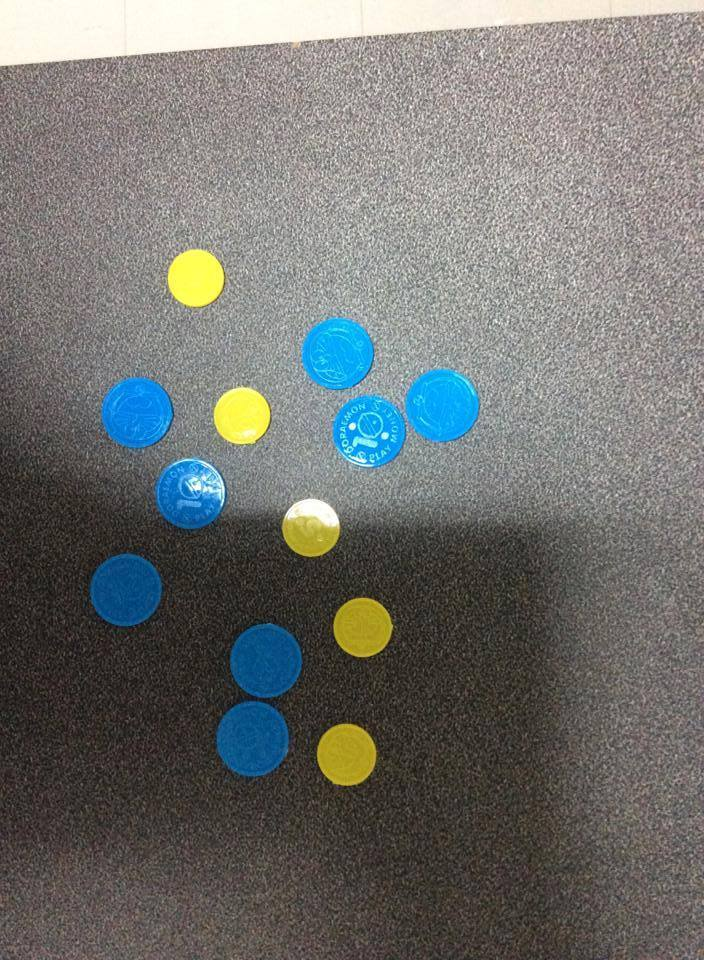
#> input picture Assignment2/CoinCounting/coin1.jpg, 704 x 960 px, found by its file name; its folder holds 4 pictures in this run
$ python Counting_coin.py
#> lines starting #> are read from the running program, lines starting #| are printed output that depends on the picture; after the words box and inside, x2 and y2 are one past the last pixel; in counts of white or black regions, pixels touching at a corner belong together
import cv2 as cv
import numpy as np

def click_event(event, x, y, flags, params,img):

    # checking for left mouse clicks
    if event == cv.EVENT_LBUTTONDOWN:

        # displaying the coordinates
        # on the Shell
        print(x, ' ', y)

        # displaying the coordinates
        # on the image window
        font = cv.FONT_HERSHEY_SIMPLEX
        cv.putText(img, str(x) + ',' +
                    str(y), (x,y), font,
                    1, (255, 0, 0), 2)
        cv.imshow('image', img)

    # checking for right mouse clicks
    if event==cv.EVENT_RBUTTONDOWN:

        # displaying the coordinates
        # on the Shell
        print(x, ' ', y)

        # displaying the coordinates
        # on the image window
        font = cv.FONT_HERSHEY_SIMPLEX
        b = img[y, x, 0]
        g = img[y, x, 1]
        r = img[y, x, 2]
        cv.putText(img, str(b) + ',' +
                    str(g) + ',' + str(r),
                    (x,y), font, 1,
                    (255, 255, 0), 2)
        cv.imshow('image', img)

def remove_non_unifrom_illumination(im,x):
    im_gray = cv.cvtColor(im, cv.COLOR_BGR2GRAY)
    background = cv.GaussianBlur(im_gray, (51, 51), 0)#cv.medianBlur(im_gray,11)
    background = np.clip(background, 1, 255)
    background_color = cv.merge([background] * 3)
    norm_im = (im / background_color) * x
    norm_im = np.clip(norm_im, 0, 255).astype(np.uint8)
    return norm_im

def counting_Bluecoin(filename):
    im =cv.imread(filename)
    target_size = (600,600)
    im = cv.resize(im,target_size)

    kernel_erodeI = np.ones((12,4),np.uint8)
    kernel_erodeL = np.ones((1,6),np.uint8)
    kernel_dilation = np.ones((20,1),np.uint8)

    norm_img = remove_non_unifrom_illumination(im,150)
    norm_img = cv.GaussianBlur(norm_img, (5, 5), 0)


    norm_img = cv.erode(norm_img,kernel_erodeI,iterations = 2)
    norm_img = cv.erode(norm_img,kernel_erodeL,iterations = 3)
    #norm_img = cv.dilate(norm_img,kernel_dilation,iterations = 1)

    mask_b = cv.inRange(norm_img,(165,90,0),(255,255,180))
    #mask_b = cv.dilate(mask_b,(10,1),iterations = 1)
    kernel_erode = np.ones((5,5),np.uint8)

    kernel1 = np.ones((5,5),np.uint8)

    #kernel2 = np.ones((15,15),np.uint8)

    mask_b = cv.morphologyEx(mask_b, cv.MORPH_OPEN, kernel1)
    #mask_b = cv.morphologyEx(mask_b, cv.MORPH_CLOSE, kernel2)
    #mask_b = cv.morphologyEx(mask_b, cv.MORPH_OPEN, kernel)
    #cv.setMouseCallback('image', click_event(norm_img))
    contours_blue, hierarchy_blue = cv.findContours(mask_b, cv.RETR_TREE, cv.CHAIN_APPROX_NONE)

    #yellow = len(contours_yellow)
    blue = len(contours_blue)
    cv.imshow("pic",im)
    cv.imshow("norm_img",norm_img)
    #cv.imshow("erode_img",erode_img)
    #cv.imshow("dilation_img",dilation_img)
    cv.imshow("mask_blue",mask_b)
    #cv.imshow("b",b)


    return blue

def counting_Yellowcoin(filename):
    im =cv.imread(filename)
    target_size = (600,600)
    im = cv.resize(im,target_size)

    #kernel_erodeI = np.ones((12,4),np.uint8)
    #kernel_erodeL = np.ones((1,6),np.uint8)
    #kernel_dilation = np.ones((20,1),np.uint8)

    norm_img = remove_non_unifrom_illumination(im,255)
    norm_img = cv.GaussianBlur(norm_img, (5, 5), 0)

    #norm_img = cv.erode(norm_img,kernel_erodeI,iterations = 1)
    #norm_img = cv.erode(norm_img,kernel_erodeL,iterations = 1)
    #norm_img = cv.dilate(norm_img,kernel_dilation,iterations = 1)

    mask_y = cv.inRange(norm_img,(30,240,240),(150,255,255))
    mask_y = cv.dilate(mask_y,(10,10),iterations = 1)
    kernel_erode = np.ones((5,5),np.uint8)

    kernel1 = np.ones((5,5),np.uint8)

    kernel2 = np.ones((10,10),np.uint8)

    mask_y = cv.morphologyEx(mask_y, cv.MORPH_OPEN, kernel1)
    #mask_y = cv.morphologyEx(mask_y, cv.MORPH_CLOSE, kernel2)
    #mask_b = cv.morphologyEx(mask_b, cv.MORPH_OPEN, kernel)
    #cv.setMouseCallback('image', click_event(norm_img))
    #try mode cv2.RETR_EXTERNAL and cv2.RETR_TREE
    contours_yellow, hierarchy_yellow = cv.findContours(mask_y, cv.RETR_EXTERNAL, cv.CHAIN_APPROX_NONE)

    #yellow = len(contours_yellow)
    yellow = len(contours_yellow)
    cv.imshow("norm_imgyellow",norm_img)
    #cv.imshow("erode_img",erode_img)
    #cv.imshow("dilation_img",dilation_img)
    cv.imshow("mask_y",mask_y)
    #cv.imshow("b",b)

    return yellow


anwser_blue = [8,3,4,4,7,5,3,5,6,2]
anwser_yellow = [5,6,2,2,1,3,4,5,2,4]

for i in range (1,11):
    filename = 'H:\Com vision\Assignment2\CoinCounting\coin'+str(i)+'.jpg'
    Bluecoin = counting_Bluecoin(filename)
#> in counting_Bluecoin, im is the input picture: shape (960, 704, 3); mean B, G, R 111.6, 114.4, 113.4
#> in remove_non_unifrom_illumination, `background = cv.GaussianBlur(im_gray, (51, 51), 0)#cv.medianBlur(im_gr..`:
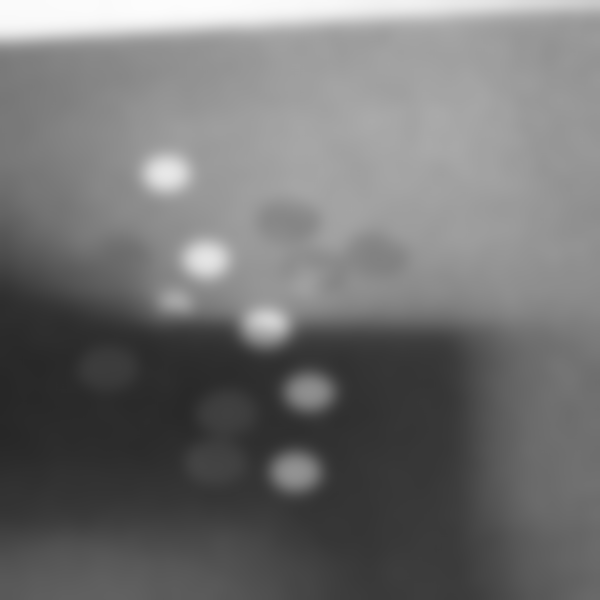
#> background: shape (600, 600); min 39, max 253, mean 113.7
#> in remove_non_unifrom_illumination, `norm_im = (im / background_color) * x`:
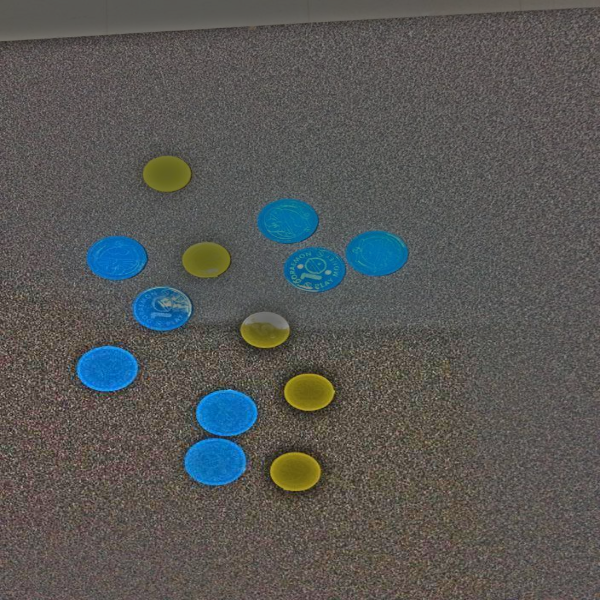
#> norm_im: shape (600, 600, 3) float64; mean B, G, R 146.4, 149.9, 149.5; drawn with min black and max white
#> in remove_non_unifrom_illumination, `norm_im = np.clip(norm_im, 0, 255).astype(np.uint8)`:
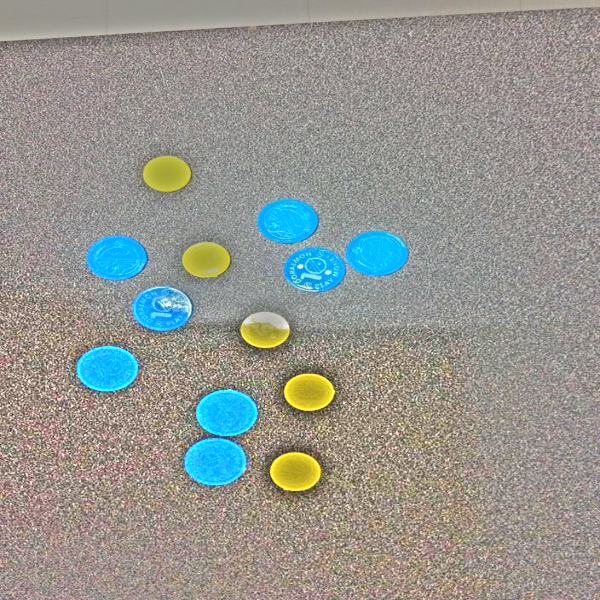
#> norm_im: shape (600, 600, 3); mean B, G, R 143.9, 149.5, 149
#> in counting_Bluecoin, `norm_img = cv.erode(norm_img,kernel_erodeL,iterations = 3)`:
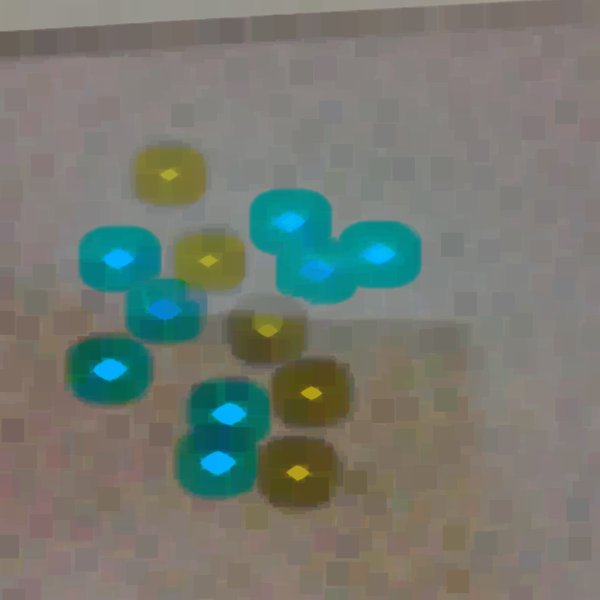
#> norm_img: shape (600, 600, 3); mean B, G, R 113.5, 121.7, 116.5
#> in counting_Bluecoin, `mask_b = cv.inRange(norm_img,(165,90,0),(255,255,180))`:
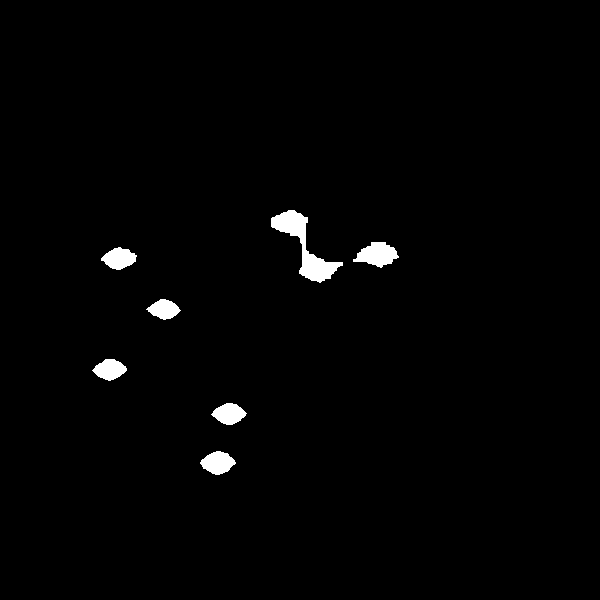
#> mask_b: shape (600, 600); 1.4% white; 7 white regions, largest, box (x1, y1, x2, y2) and area: (271, 210, 343, 283) 1574, (353, 242, 399, 268) 735, (200, 451, 236, 475) 572
#> in counting_Bluecoin, `mask_b = cv.morphologyEx(mask_b, cv.MORPH_OPEN, kernel1)`: mask_b: shape (600, 600); 1.3% white; 8 white regions
#> in counting_Bluecoin, `contours_blue, hierarchy_blue = cv.findContours(mask_b, cv.RETR_TREE, ..`: contours_blue = 8 contours; box (x1, y1, x2, y2) and area: (300, 250, 340, 282) 718, (271, 210, 308, 244) 700, (357, 242, 397, 267) 661, (201, 451, 235, 475) 528, (103, 248, 136, 270) 490, (213, 403, 245, 425) 472, (94, 359, 126, 380) 458, (148, 299, 179, 319) 414
#> in counting_Bluecoin, `blue = len(contours_blue)`: blue = 8
#> Bluecoin = 8
    Yellowcoin = counting_Yellowcoin(filename)
#> in counting_Yellowcoin, `norm_img = cv.GaussianBlur(norm_img, (5, 5), 0)`:
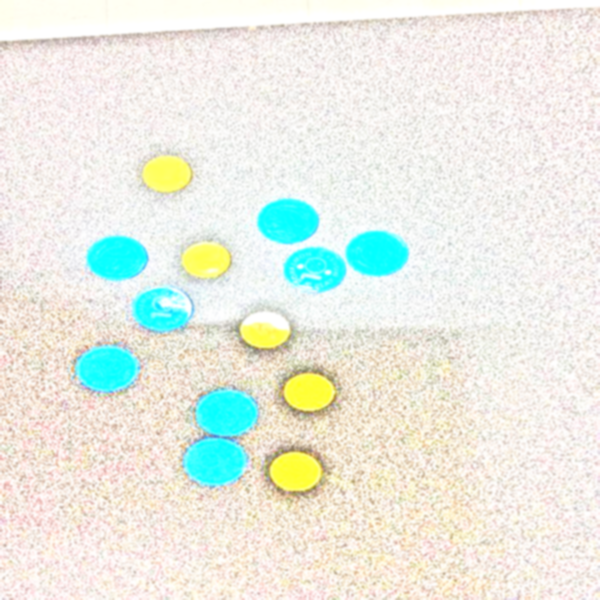
#> norm_img: shape (600, 600, 3); mean B, G, R 227.7, 237.4, 233.1
#> in counting_Yellowcoin, `mask_y = cv.inRange(norm_img,(30,240,240),(150,255,255))`: mask_y: shape (600, 600); 1.7% white; 5 white regions, box (x1, y1, x2, y2) and area: (271, 453, 320, 490) 1442, (285, 374, 334, 410) 1356, (143, 157, 190, 192) 1266, (182, 245, 229, 277) 1121, (241, 324, 289, 347) 777
#> in counting_Yellowcoin, `mask_y = cv.dilate(mask_y,(10,10),iterations = 1)`:
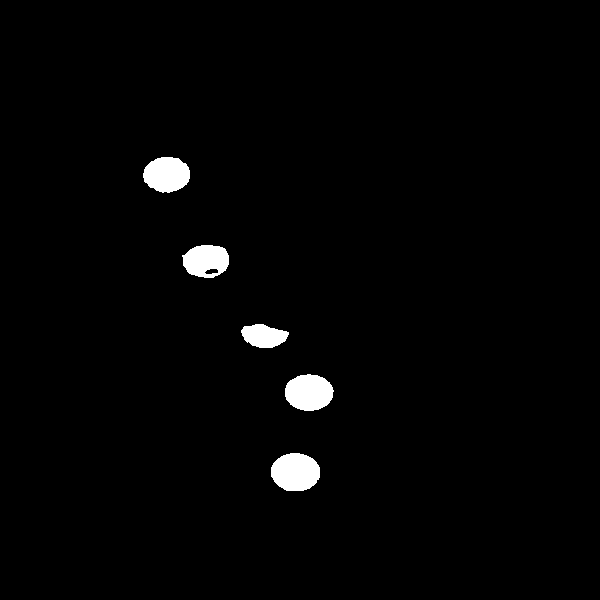
#> mask_y: shape (600, 600); 1.7% white; 5 white regions, box (x1, y1, x2, y2) and area: (271, 453, 320, 491) 1492, (285, 374, 334, 411) 1406, (143, 157, 190, 193) 1313, (182, 245, 229, 278) 1182, (241, 324, 289, 348) 825
#> in counting_Yellowcoin, `mask_y = cv.morphologyEx(mask_y, cv.MORPH_OPEN, kernel1)`: mask_y: shape (600, 600); 1.7% white; 5 white regions
#> in counting_Yellowcoin, `contours_yellow, hierarchy_yellow = cv.findContours(mask_y, cv.RETR_EX..`: contours_yellow = 5 contours; box (x1, y1, x2, y2) and area: (271, 453, 320, 491) 1429, (285, 375, 333, 411) 1338, (143, 157, 190, 192) 1248, (183, 245, 229, 277) 1060, (242, 324, 288, 348) 764
#> in counting_Yellowcoin, `yellow = len(contours_yellow)`: yellow = 5
#> Yellowcoin = 5

    if Bluecoin == anwser_blue[i-1]:
        print("Blue coin Count :",Bluecoin , "ANS :", anwser_blue[i-1] ,"Yellow coin Count :",Yellowcoin , "ANS :", anwser_yellow[i-1] )
#| Blue coin Count : 8 ANS : 8 Yellow coin Count : 5 ANS : 5

    cv.waitKey()
#> pass 2 of the loop `for i in range (1,11):`:
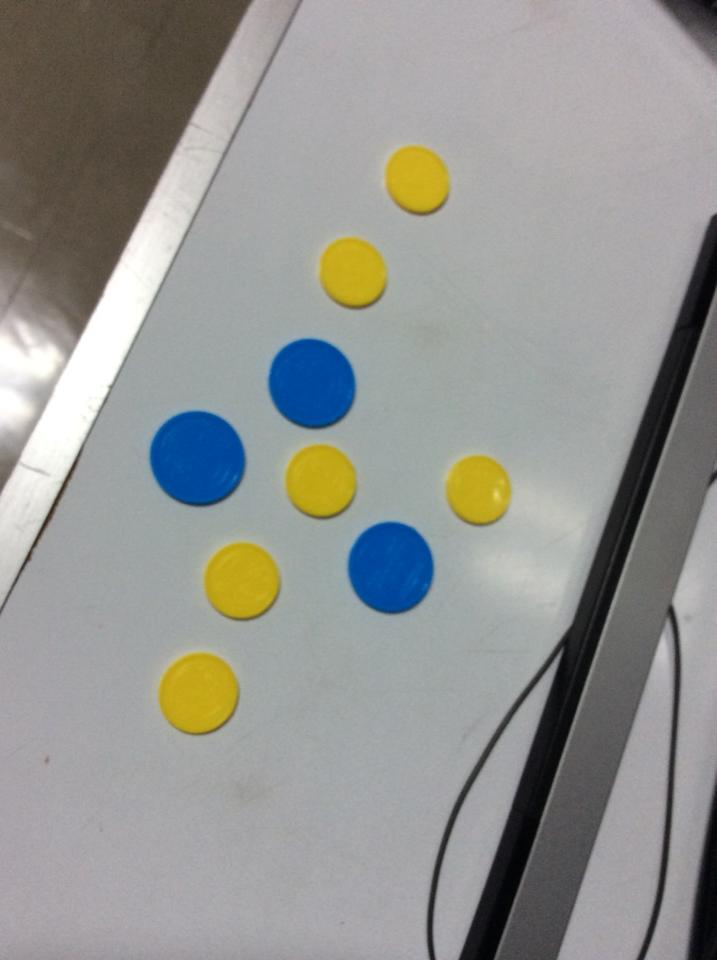
#> input picture Assignment2/CoinCounting/coin2.jpg, 717 x 960 px, found by its file name
#> in counting_Bluecoin, im is the input picture: shape (960, 717, 3); mean B, G, R 146.2, 149.4, 148.6
#> im: shape (600, 600, 3)
#> in counting_Bluecoin (call 2), `mask_b = cv.inRange(norm_img,(165,90,0),(255,255,180))`:
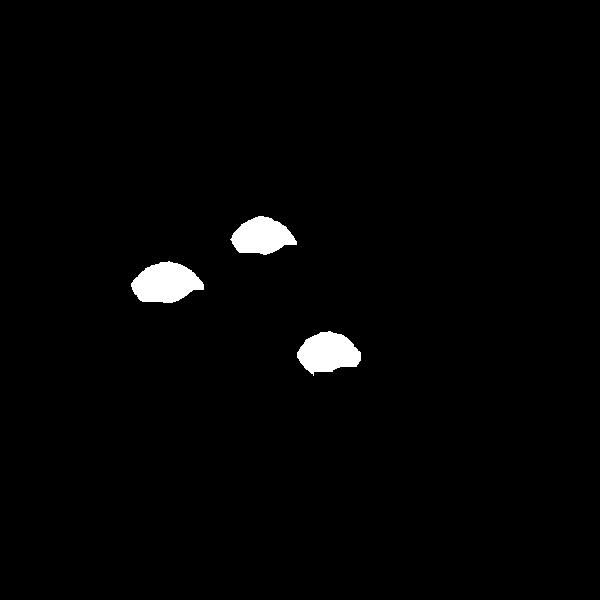
#> mask_b: shape (600, 600); 1.6% white; 3 white regions, box (x1, y1, x2, y2) and area: (131, 261, 204, 303) 2138, (297, 331, 361, 376) 1945, (230, 216, 297, 255) 1747
#> contours_blue = 3 contours; box (x1, y1, x2, y2) and area: (132, 262, 204, 303) 2048, (297, 332, 361, 372) 1856, (232, 216, 296, 254) 1661
#> blue = 3
#> in counting_Yellowcoin (call 2), `mask_y = cv.dilate(mask_y,(10,10),iterations = 1)`:
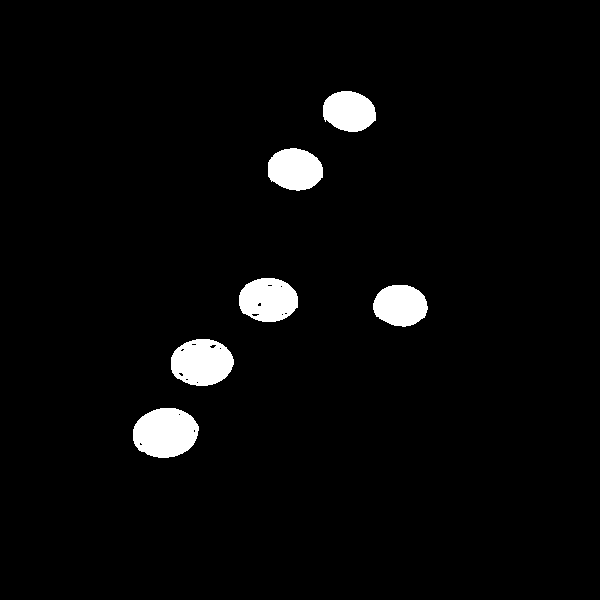
#> mask_y: shape (600, 600); 3.4% white; 6 white regions, box (x1, y1, x2, y2) and area: (133, 408, 199, 458) 2583, (171, 339, 234, 386) 2301, (239, 278, 298, 322) 2045, (268, 148, 323, 191) 1843, (373, 285, 428, 327) 1791, (323, 91, 376, 132) 1697
#> contours_yellow = 6 contours; box (x1, y1, x2, y2) and area: (133, 408, 198, 458) 2468, (171, 339, 234, 386) 2094, (239, 278, 298, 322) 1923, (268, 148, 323, 190) 1766, (373, 285, 427, 326) 1712, (323, 91, 376, 132) 1627
#> yellow = 6
#| Blue coin Count : 3 ANS : 3 Yellow coin Count : 6 ANS : 6
#> pass 3 of the loop `for i in range (1,11):`:
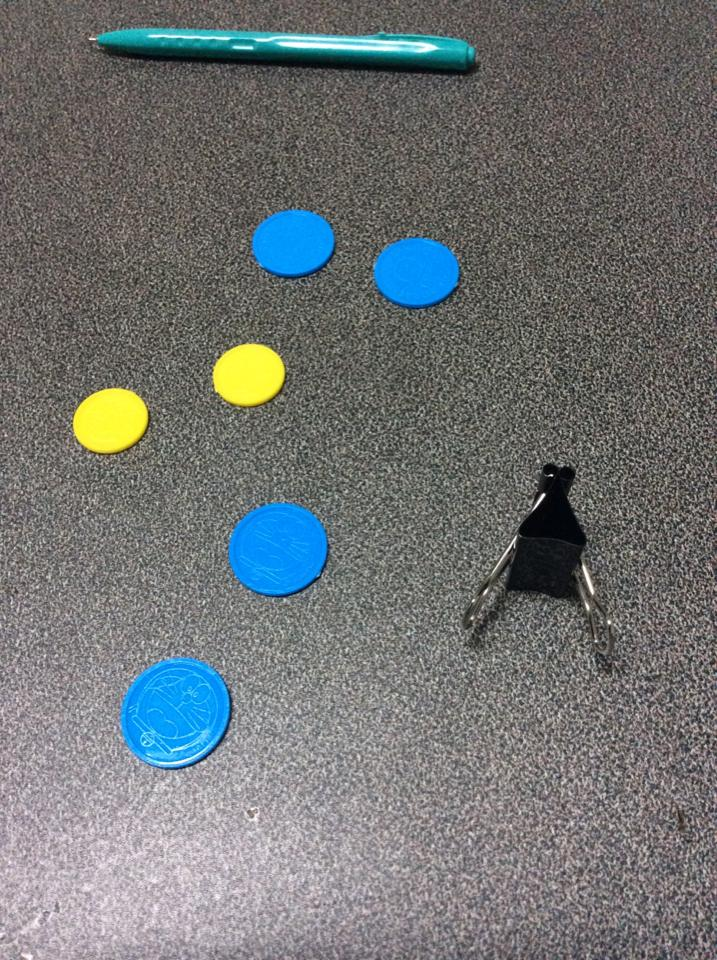
#> input picture Assignment2/CoinCounting/coin3.jpg, 717 x 960 px, found by its file name
#> in counting_Bluecoin, im is the input picture: shape (960, 717, 3); mean B, G, R 115.4, 115.4, 112
#> im: shape (600, 600, 3)
#> in counting_Bluecoin (call 3), `norm_img = cv.erode(norm_img,kernel_erodeL,iterations = 3)`:
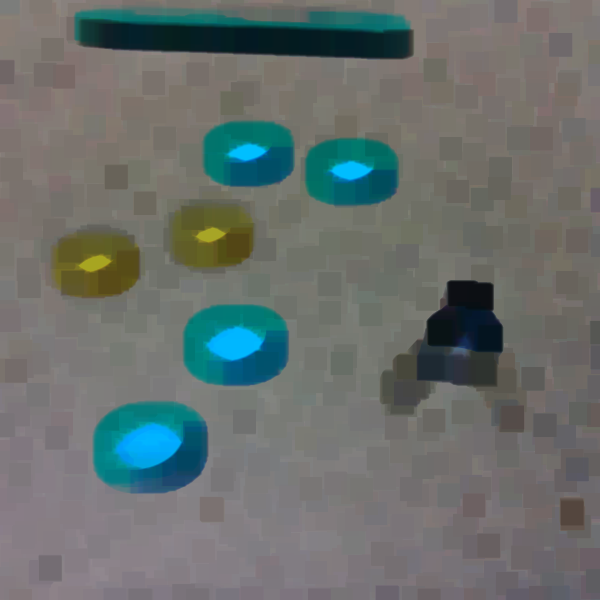
#> norm_img: shape (600, 600, 3); mean B, G, R 108.6, 111, 104
#> in counting_Bluecoin (call 3), `mask_b = cv.inRange(norm_img,(165,90,0),(255,255,180))`:
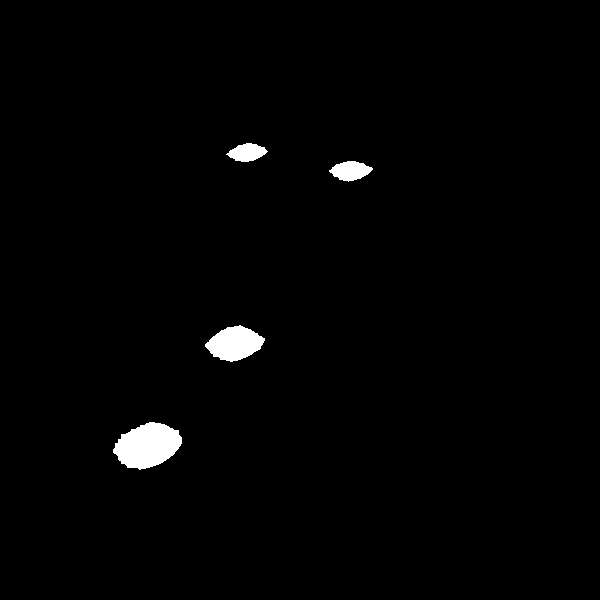
#> mask_b: shape (600, 600); 1.4% white; 4 white regions, box (x1, y1, x2, y2) and area: (113, 422, 182, 470) 2288, (205, 325, 265, 362) 1450, (329, 161, 373, 182) 603, (226, 143, 268, 162) 521
#> contours_blue = 4 contours; box (x1, y1, x2, y2) and area: (114, 422, 182, 469) 2196, (206, 326, 264, 361) 1372, (332, 161, 371, 181) 542, (229, 143, 266, 162) 468
#> blue = 4
#> contours_yellow = 2 contours; box (x1, y1, x2, y2) and area: (62, 243, 123, 283) 1850, (179, 216, 238, 254) 1716
#> Yellowcoin = 2
#| Blue coin Count : 4 ANS : 4 Yellow coin Count : 2 ANS : 2
#> (the run stopped early here; a loop or call above may not have finished)
